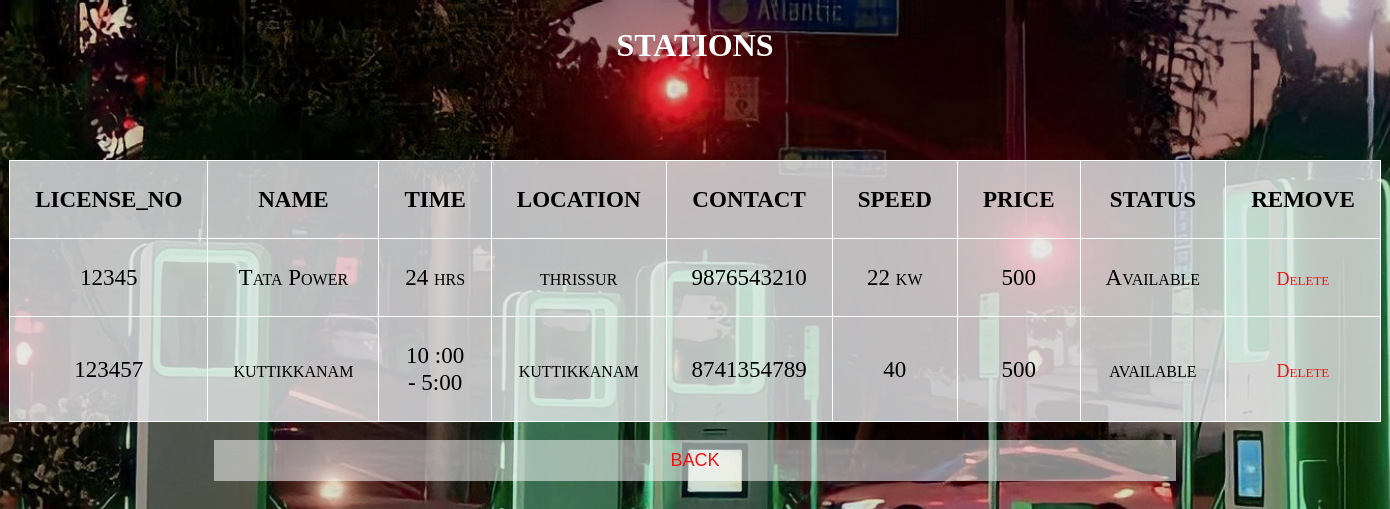
Screenshot of /stations_list/ with the database file from the repository.
### my_app/models.py (models this page shows)
class station(models.Model):
    license_no=models.IntegerField()
    name=models.CharField(max_length=20)
    time=models.CharField(max_length=20)
    location=models.CharField(max_length=20)
    contact=models.IntegerField()
    speed=models.CharField(max_length=20)
    price=models.CharField(max_length=20)
    status=models.CharField(max_length=20,choices=choice)

### my_app/views.py (the view)
# urls.py: path('stations_list/',views.stations_list,name='stations_list'),
def stations_list(request):
    data=station.objects.all()
    return render(request,'stations_list.html',{'data':data})

### my_app/templates/stations_list.html (shortened to what this page needs)
{% load static %}
<!DOCTYPE html>
<html>
<head>
</head>
    <div class="container">
        <center>
        <h2 >
          STATIONS
        </h2><br><br><br></center>
        <p class="text-center">
          <body>
            <table border="1"
               align="center"><b><i>
              <tr>
                  <th>LICENSE_NO</th>
                  <th>NAME</th>
                  <th>TIME</th>
                  <th>LOCATION</th>
                  <th>CONTACT</th>
                  <th>SPEED</th>
                  <th>PRICE</th>
                  <th>STATUS</th>
                  <th>REMOVE</th>
              </tr>
              {% for i in data %}
              <tr>
                  <td>{{i.license_no}}</td>
                  <td>{{i.name}}</td>
                  <Td>{{i.time}}</Td>
                  <td>{{i.location}}</td>
                  <td>{{i.contact}}</td>
                  <td>{{i.speed}}</td>
                  <td>{{i.price}}</td>
                  <td>{{i.status}}</td>
                  <td><a href="/delete_record2/{{i.id}}">Delete</a></td>
              </tr></i></b>
              {% endfor %}
          </table>
          <br>
          <center><button><a href="/admin_home">BACK</a></button></center>
</body>
</html>

### rows the page displays
station: license_no "12345", name "Tata Power", time "24 hrs", location "thrissur", contact "9876543210", speed "22 kw", price "500", status "Available"
station: license_no "123457", name "kuttikkanam", time "10 :00 - 5:00", location "kuttikkanam", contact "8741354789", speed "40", price "500", status "available"
